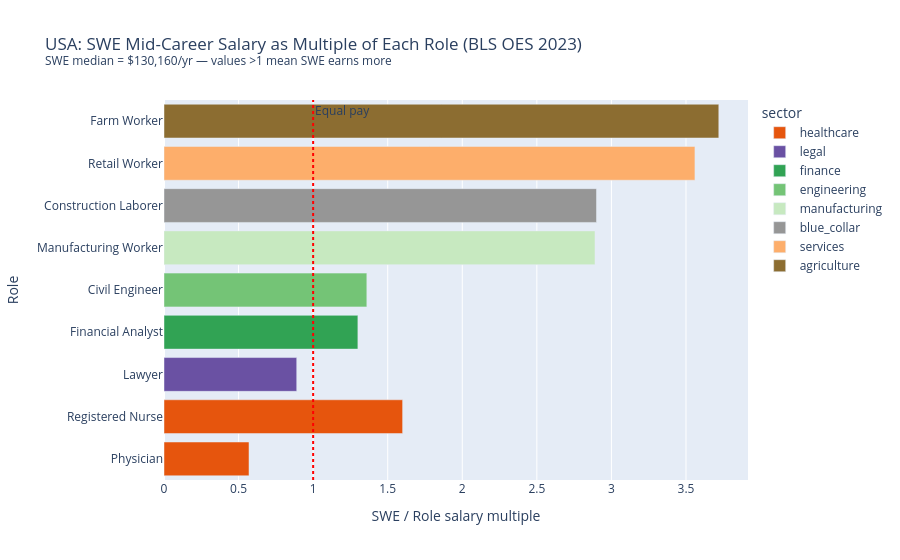

This figure's notebook cell:
### Code cell
fig = px.bar(
    peers, x='swe_multiple', y='role_label', orientation='h',
    color='sector', color_discrete_map=SECTOR_COLORS,
    title=f'USA: SWE Mid-Career Salary as Multiple of Each Role (BLS OES 2023)<br>'
          f'<sup>SWE median = ${swe_mid:,}/yr — values >1 mean SWE earns more</sup>',
    labels={'swe_multiple': 'SWE / Role salary multiple', 'role_label': 'Role'},
    hover_data={'median_salary_local': ':$,.0f'},
)
fig.add_vline(x=1.0, line_dash='dot', line_color='red', annotation_text='Equal pay')
fig.show()

### Figure 1 — Plotly figure (JSON) as saved in the notebook; plotly's stock layout.template omitted (floating-point values rounded to 4 significant figures)
{"data": [{"customdata": [[229300], [81220]], "hovertemplate": "sector=healthcare<br>SWE / Role salary multiple=%{x}<br>Role=%{y}<br>median_salary_local=%{customdata[0]:$,.0f}<extra></extra>", "legendgroup": "healthcare", "marker": {"color": "#e6550d", "pattern": {"shape": ""}}, "name": "healthcare", "orientation": "h", "showlegend": true, "textposition": "auto", "type": "bar", "x": [0.57, 1.6], "xaxis": "x", "y": ["Physician", "Registered Nurse"], "yaxis": "y"}, {"customdata": [[145760]], "hovertemplate": "sector=legal<br>SWE / Role salary multiple=%{x}<br>Role=%{y}<br>median_salary_local=%{customdata[0]:$,.0f}<extra></extra>", "legendgroup": "legal", "marker": {"color": "#6a51a3", "pattern": {"shape": ""}}, "name": "legal", "orientation": "h", "showlegend": true, "textposition": "auto", "type": "bar", "x": [0.89], "xaxis": "x", "y": ["Lawyer"], "yaxis": "y"}, {"customdata": [[99890]], "hovertemplate": "sector=finance<br>SWE / Role salary multiple=%{x}<br>Role=%{y}<br>median_salary_local=%{customdata[0]:$,.0f}<extra></extra>", "legendgroup": "finance", "marker": {"color": "#31a354", "pattern": {"shape": ""}}, "name": "finance", "orientation": "h", "showlegend": true, "textposition": "auto", "type": "bar", "x": [1.3], "xaxis": "x", "y": ["Financial Analyst"], "yaxis": "y"}, {"customdata": [[95890]], "hovertemplate": "sector=engineering<br>SWE / Role salary multiple=%{x}<br>Role=%{y}<br>median_salary_local=%{customdata[0]:$,.0f}<extra></extra>", "legendgroup": "engineering", "marker": {"color": "#74c476", "pattern": {"shape": ""}}, "name": "engineering", "orientation": "h", "showlegend": true, "textposition": "auto", "type": "bar", "x": [1.36], "xaxis": "x", "y": ["Civil Engineer"], "yaxis": "y"}, {"customdata": [[45040]], "hovertemplate": "sector=manufacturing<br>SWE / Role salary multiple=%{x}<br>Role=%{y}<br>median_salary_local=%{customdata[0]:$,.0f}<extra></extra>", "legendgroup": "manufacturing", "marker": {"color": "#c7e9c0", "pattern": {"shape": ""}}, "name": "manufacturing", "orientation": "h", "showlegend": true, "textposition": "auto", "type": "bar", "x": [2.89], "xaxis": "x", "y": ["Manufacturing Worker"], "yaxis": "y"}, {"customdata": [[44850]], "hovertemplate": "sector=blue_collar<br>SWE / Role salary multiple=%{x}<br>Role=%{y}<br>median_salary_local=%{customdata[0]:$,.0f}<extra></extra>", "legendgroup": "blue_collar", "marker": {"color": "#969696", "pattern": {"shape": ""}}, "name": "blue_collar", "orientation": "h", "showlegend": true, "textposition": "auto", "type": "bar", "x": [2.9], "xaxis": "x", "y": ["Construction Laborer"], "yaxis": "y"}, {"customdata": [[36530]], "hovertemplate": "sector=services<br>SWE / Role salary multiple=%{x}<br>Role=%{y}<br>median_salary_local=%{customdata[0]:$,.0f}<extra></extra>", "legendgroup": "services", "marker": {"color": "#fdae6b", "pattern": {"shape": ""}}, "name": "services", "orientation": "h", "showlegend": true, "textposition": "auto", "type": "bar", "x": [3.56], "xaxis": "x", "y": ["Retail Worker"], "yaxis": "y"}, {"customdata": [[35020]], "hovertemplate": "sector=agriculture<br>SWE / Role salary multiple=%{x}<br>Role=%{y}<br>median_salary_local=%{customdata[0]:$,.0f}<extra></extra>", "legendgroup": "agriculture", "marker": {"color": "#8c6d31", "pattern": {"shape": ""}}, "name": "agriculture", "orientation": "h", "showlegend": true, "textposition": "auto", "type": "bar", "x": [3.72], "xaxis": "x", "y": ["Farm Worker"], "yaxis": "y"}], "layout": {"annotations": [{"showarrow": false, "text": "Equal pay", "x": 1.0, "xanchor": "left", "xref": "x", "y": 1, "yanchor": "top", "yref": "y domain"}], "barmode": "relative", "legend": {"title": {"text": "sector"}, "tracegroupgap": 0}, "shapes": [{"line": {"color": "red", "dash": "dot"}, "type": "line", "x0": 1.0, "x1": 1.0, "xref": "x", "y0": 0, "y1": 1, "yref": "y domain"}], "title": {"text": "USA: SWE Mid-Career Salary as Multiple of Each Role (BLS OES 2023)<br><sup>SWE median = $130,160/yr — values >1 mean SWE earns more</sup>"}, "xaxis": {"anchor": "y", "domain": [0.0, 1.0], "title": {"text": "SWE / Role salary multiple"}}, "yaxis": {"anchor": "x", "domain": [0.0, 1.0], "title": {"text": "Role"}}}}
